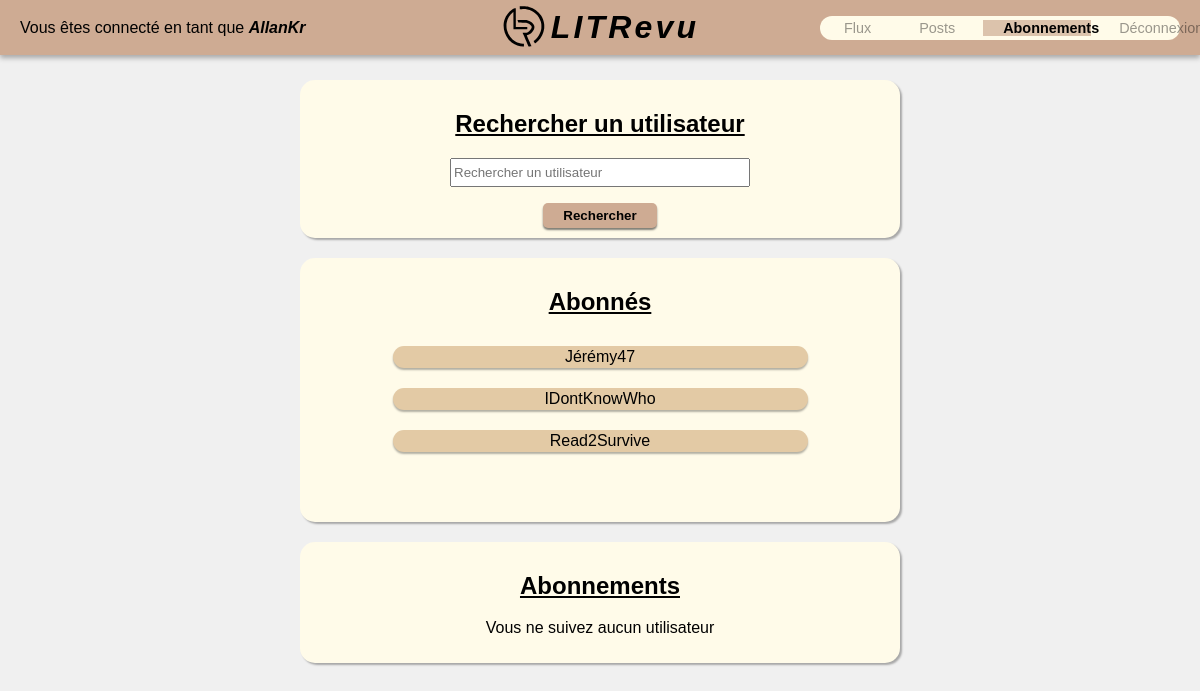
The app's page /feed/follows/ (signed in), older data.
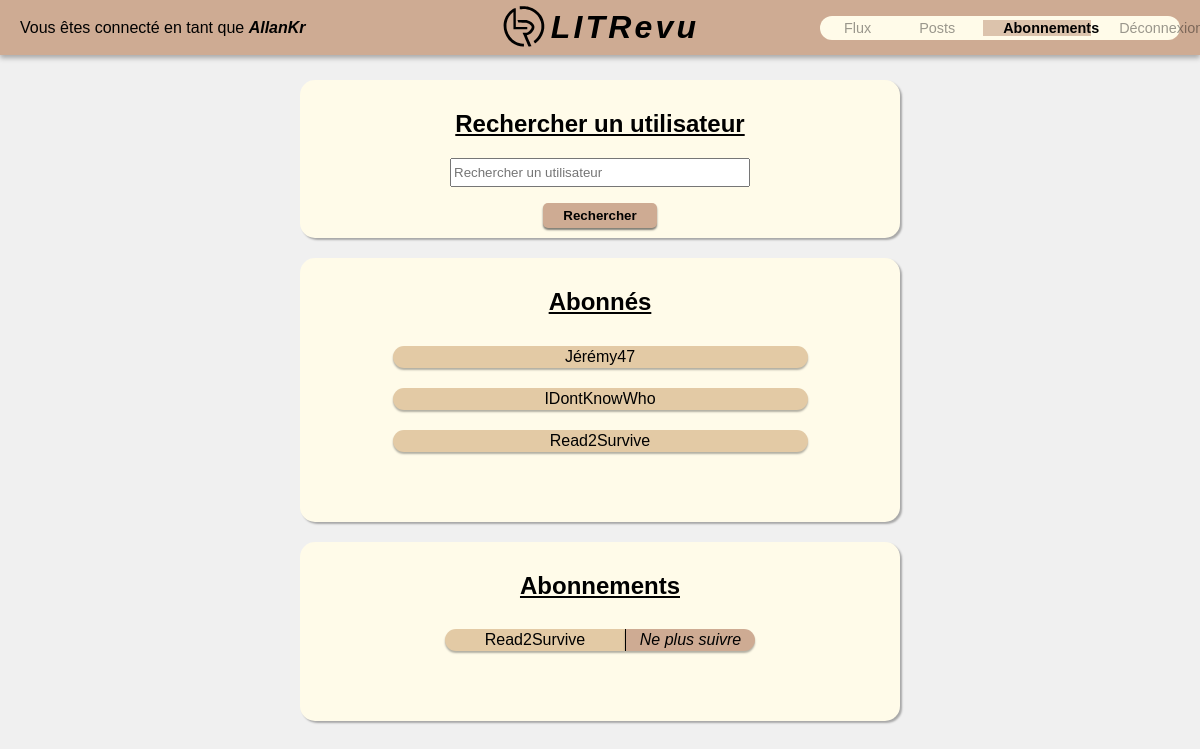
The same page, newer data.
### authentication/models.py (models this page shows, shortened)
class UserFollows(models.Model):
    user = models.ForeignKey(
        User, related_name='following_relations', on_delete=models.CASCADE, verbose_name='Utilisateur'
        )
    followed_user = models.ForeignKey(
        User, related_name='follower_relations', on_delete=models.CASCADE, verbose_name='Utilisateur suivi'
        )
    created_at = models.DateField(auto_now_add=True)
    class Meta:
        verbose_name_plural = "Follows"
        unique_together = ('user', 'followed_user')

class User(AbstractUser):
    followings = models.ManyToManyField(
        'self',
        through='UserFollows',
        related_name='followers',
        blank=True,
        symmetrical=False,
        )
    def __str__(self):
        return self.username

### feed/views.py (the view, shortened to what this page needs)
# urls.py: path('follows/', views.followed_user, name='follows'),
@login_required
def followed_user(request):
    user = request.user
    followings = user.following_relations.all()
    followers = user.follower_relations.all()
    form = forms.UserSearchForm()
    return render(
        request,
        'feed/follows.html',
        {
            'followings': followings,
            'followers': followers,
            'form': form,
        }
    )

### feed/forms.py
class UserSearchForm(forms.Form):
    placeholder = forms.TextInput(attrs={'placeholder': 'Rechercher un utilisateur'})
    search_user = forms.CharField(widget=placeholder, max_length=63, label='', required=False)

### feed/templates/feed/follows.html (shortened to what this page needs)
{% extends 'base.html' %}
{% block content %}
<div class="container container-column">
	<div class="search-user background-light border-box">
		<h2 class="follow-title">Rechercher un utilisateur</h2>
		<form method="get">
			{{ form.as_p }}
			<button type="submit">Rechercher</button>
		</form>
	</div>
	<div class="followers background-light border-box">
		<h2 class="follow-title">Abonnés</h2>
		{% if not followers %}
		<p>Vous n'avez pas d'abonnés</p>
		{% else %}
		{% for follower in followers %}
		<div class="container">
			<p class="follower-user background-medium-light">{{ follower.user }}</p>
		</div>
		{% endfor %}
		{% endif %}
	</div>
	<div class="followings background-light border-box">
		<h2 class="follow-title">Abonnements</h2>
		{% if not followings %}
		<p>Vous ne suivez aucun utilisateur</p>
		{% else %}
		{% for following in followings %}
		<div class="container">
			<p class="following-user background-medium-light">{{ following.followed_user }}</p>
			<a href="{% url 'unfollow' following.followed_user.id %}">
				<button type="submit" class="following-button">Ne plus suivre</button>
			</a>
		</div>
		{% endfor %}
		{% endif %}
	</div>
</div>
{% endblock content %}

Row changes from the older to the newer data that the page shows:
added UserFollows: followed_user "Read2Survive", shown under "Abonnements"
Text that changed along with them:
text no longer shown: "Vous ne suivez aucun utilisateur"
